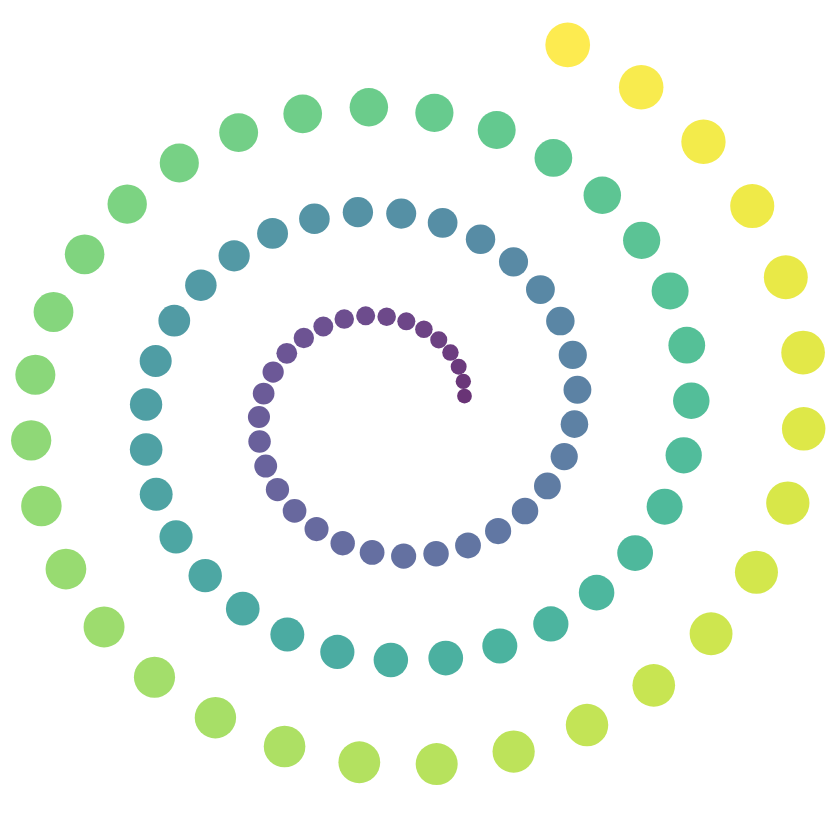

Express this chart as Vega-Lite.
### Vega-Lite specification from a JSON file in a GitHub repository (floating-point values rounded to 4 significant figures)
{"$schema": "https://vega.github.io/schema/vega-lite/v5.json", "description": "A simulated spiral chart using trigonometric transforms in Vega-Lite.", "width": 400, "height": 400, "data": {"sequence": {"start": 1, "stop": 101, "as": "index"}}, "transform": [{"calculate": "datum.index * 35", "as": "value"}, {"calculate": "datum.index * 0.2", "as": "theta"}, {"calculate": "20 + (5 * datum.theta)", "as": "radius"}, {"calculate": "datum.radius * cos(datum.theta)", "as": "x"}, {"calculate": "datum.radius * sin(datum.theta)", "as": "y"}], "mark": {"type": "circle", "opacity": 0.8}, "encoding": {"x": {"field": "x", "type": "quantitative", "axis": null}, "y": {"field": "y", "type": "quantitative", "axis": null}, "size": {"field": "value", "type": "quantitative", "scale": {"range": [50, 500]}, "legend": {"title": "Metric Value"}}, "color": {"field": "value", "type": "quantitative", "scale": {"scheme": "viridis"}, "legend": null}, "tooltip": [{"field": "index", "type": "quantitative", "title": "Sequence #"}, {"field": "value", "type": "quantitative", "title": "Value"}]}, "config": {"view": {"stroke": null}}}
